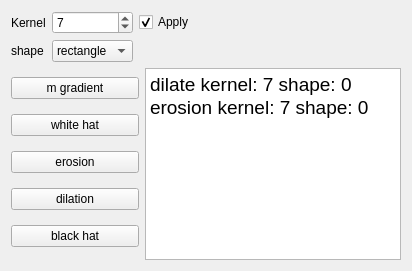
              <widget class="QWidget" name="tab_6">
               <attribute name="title">
                <string>morph.</string>
               </attribute>
               <layout class="QGridLayout" name="gridLayout_12">
                <item row="0" column="0">
                 <widget class="QLabel" name="label_14">
                  <property name="text">
                   <string>Kernel</string>
                  </property>
                 </widget>
                </item>
                <item row="0" column="1">
                 <widget class="QSpinBox" name="spinBox">
                  <property name="minimum">
                   <number>1</number>
                  </property>
                  <property name="maximum">
                   <number>31</number>
                  </property>
                  <property name="singleStep">
                   <number>2</number>
                  </property>
                  <property name="value">
                   <number>7</number>
                  </property>
                 </widget>
                </item>
                <item row="0" column="2" colspan="2">
                 <widget class="QCheckBox" name="checkBox_morph">
                  <property name="text">
                   <string>Apply</string>
                  </property>
                  <property name="checked">
                   <bool>true</bool>
                  </property>
                 </widget>
                </item>
                <item row="1" column="0">
                 <widget class="QLabel" name="label_8">
                  <property name="text">
                   <string>shape</string>
                  </property>
                 </widget>
                </item>
                <item row="1" column="1">
                 <widget class="QComboBox" name="comboBox">
                  <item>
                   <property name="text">
                    <string>rectangle</string>
                   </property>
                  </item>
                  <item>
                   <property name="text">
                    <string>cross</string>
                   </property>
                  </item>
                  <item>
                   <property name="text">
                    <string>ellipse</string>
                   </property>
                  </item>
                 </widget>
                </item>
                <item row="2" column="0" colspan="3">
                 <layout class="QVBoxLayout" name="verticalLayout_11">
                  <item>
                   <widget class="QPushButton" name="m_grad">
                    <property name="text">
                     <string>m gradient</string>
                    </property>
                   </widget>
                  </item>
                  <item>
                   <widget class="QPushButton" name="white_hat">
                    <property name="text">
                     <string>white hat</string>
                    </property>
                   </widget>
                  </item>
                  <item>
                   <widget class="QPushButton" name="erosion">
                    <property name="text">
                     <string>erosion</string>
                    </property>
                   </widget>
                  </item>
                  <item>
                   <widget class="QPushButton" name="dilation">
                    <property name="text">
                     <string>dilation</string>
                    </property>
                   </widget>
                  </item>
                  <item>
                   <widget class="QPushButton" name="blackhat">
                    <property name="text">
                     <string>black hat</string>
                    </property>
                   </widget>
                  </item>
                 </layout>
                </item>
                <item row="2" column="3">
                 <widget class="QTextEdit" name="textEdit_morph">
                  <property name="html">
                   <string>&lt;!DOCTYPE HTML PUBLIC &quot;-//W3C//DTD HTML 4.0//EN&quot; &quot;http://www.w3.org/TR/REC-html40/strict.dtd&quot;&gt;
&lt;html&gt;&lt;head&gt;&lt;meta name=&quot;qrichtext&quot; content=&quot;1&quot; /&gt;&lt;style type=&quot;text/css&quot;&gt;
p, li { white-space: pre-wrap; }
&lt;/style&gt;&lt;/head&gt;&lt;body style=&quot; font-family:'Ubuntu'; font-size:11pt; font-weight:400; font-style:normal;&quot;&gt;
&lt;p style=&quot; margin-top:0px; margin-bottom:0px; margin-left:0px; margin-right:0px; -qt-block-indent:0; text-indent:0px;&quot;&gt;&lt;span style=&quot; font-size:14pt; color:#000000;&quot;&gt;dilate kernel: 7 shape: 0&lt;/span&gt;&lt;/p&gt;
&lt;p style=&quot; margin-top:0px; margin-bottom:0px; margin-left:0px; margin-right:0px; -qt-block-indent:0; text-indent:0px;&quot;&gt;&lt;span style=&quot; font-size:14pt; color:#000000;&quot;&gt;erosion kernel: 7 shape: 0&lt;/span&gt;&lt;/p&gt;&lt;/body&gt;&lt;/html&gt;</string>
                  </property>
                 </widget>
                </item>
               </layout>
              </widget>
